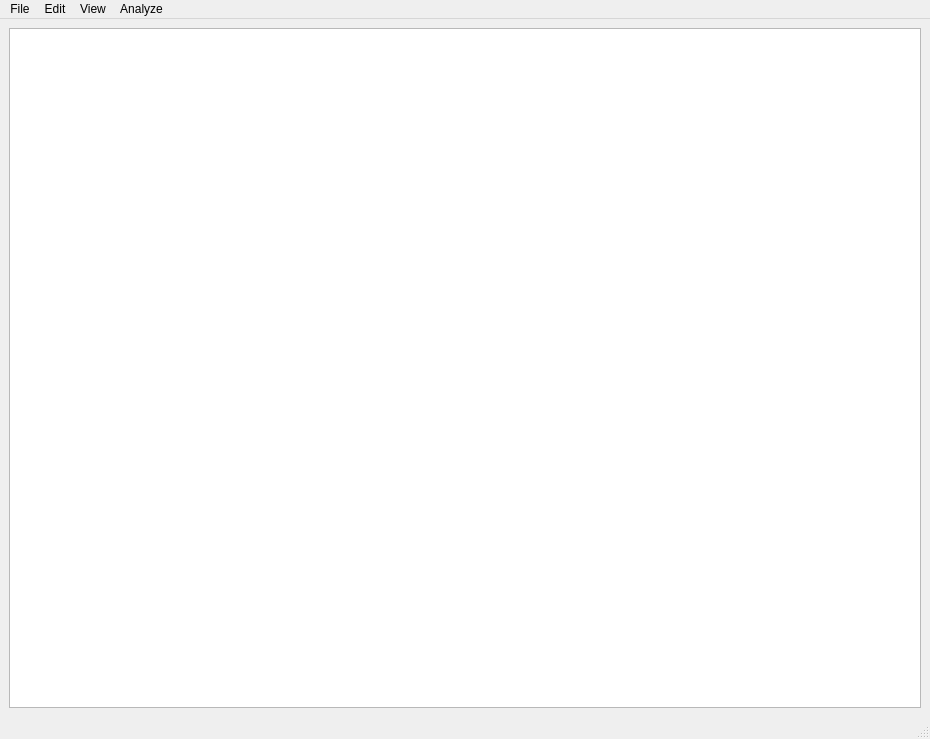
<?xml version="1.0" encoding="UTF-8"?>
<ui version="4.0">
 <class>ZmwAnalysisWidget</class>
 <widget class="QMainWindow" name="ZmwAnalysisWidget">
  <property name="geometry">
   <rect>
    <x>0</x>
    <y>0</y>
    <width>930</width>
    <height>739</height>
   </rect>
  </property>
  <property name="windowTitle">
   <string>MainWindow</string>
  </property>
  <widget class="QWidget" name="centralwidget">
   <layout class="QGridLayout" name="gridLayout">
    <item row="0" column="0">
     <widget class="ImageView" name="imagePlot">
      <property name="font">
       <font>
        <family>Arial</family>
        <pointsize>8</pointsize>
        <weight>50</weight>
        <bold>false</bold>
       </font>
      </property>
     </widget>
    </item>
   </layout>
  </widget>
  <widget class="QMenuBar" name="menubar">
   <property name="geometry">
    <rect>
     <x>0</x>
     <y>0</y>
     <width>930</width>
     <height>22</height>
    </rect>
   </property>
   <widget class="QMenu" name="menuFile">
    <property name="title">
     <string>File</string>
    </property>
    <addaction name="actionLoad"/>
   </widget>
   <widget class="QMenu" name="menuEdit">
    <property name="title">
     <string>Edit</string>
    </property>
    <addaction name="actionCrop"/>
    <addaction name="actionFilter"/>
    <addaction name="actionClear_Settings"/>
   </widget>
   <widget class="QMenu" name="menuView">
    <property name="title">
     <string>View</string>
    </property>
    <addaction name="actionZ_Project"/>
    <addaction name="actionView_Stack"/>
   </widget>
   <widget class="QMenu" name="menuAnalyze">
    <property name="title">
     <string>Analyze</string>
    </property>
    <addaction name="actionBase_Call"/>
    <addaction name="actionCheck_Controls"/>
    <addaction name="actionSet_Threshold"/>
   </widget>
   <addaction name="menuFile"/>
   <addaction name="menuEdit"/>
   <addaction name="menuView"/>
   <addaction name="menuAnalyze"/>
  </widget>
  <widget class="QStatusBar" name="statusbar"/>
  <action name="actionLoad">
   <property name="text">
    <string>load</string>
   </property>
  </action>
  <action name="actionCrop">
   <property name="text">
    <string>Crop</string>
   </property>
  </action>
  <action name="actionFilter">
   <property name="text">
    <string>Filter</string>
   </property>
  </action>
  <action name="actionZ_Project">
   <property name="text">
    <string>Z-Project</string>
   </property>
  </action>
  <action name="actionView_Stack">
   <property name="text">
    <string>View Stack</string>
   </property>
  </action>
  <action name="actionBase_Call">
   <property name="text">
    <string>Base Call</string>
   </property>
  </action>
  <action name="actionCheck_Controls">
   <property name="text">
    <string>Check Controls</string>
   </property>
  </action>
  <action name="actionSet_Threshold">
   <property name="text">
    <string>Set Threshold</string>
   </property>
  </action>
  <action name="actionClear_Settings">
   <property name="text">
    <string>Clear Settings</string>
   </property>
  </action>
 </widget>
 <customwidgets>
  <customwidget>
   <class>ImageView</class>
   <extends>QGraphicsView</extends>
   <header location="global">pyqtgraph</header>
  </customwidget>
 </customwidgets>
 <resources/>
 <connections/>
</ui>
